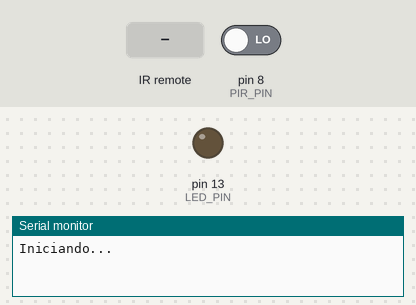
Bench run of a sketch on a simulated Arduino Uno, built with avr-gcc and run on an emulated ATmega328P. Parts: output pins drawn as LEDs (lit = HIGH), the last lines printed to the serial monitor. The inputs (shaded band) are chosen by the test bench; at power-on: pin 8 (PIR_PIN) LOW.

Above: at 1.2 s.
1.3 s: pin 8 (PIR_PIN) driven HIGH
At 2.2 s:
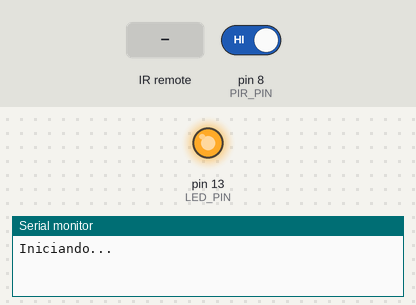
2.8 s: infrared code 0xE31CFF00 received
At 3.3 s:
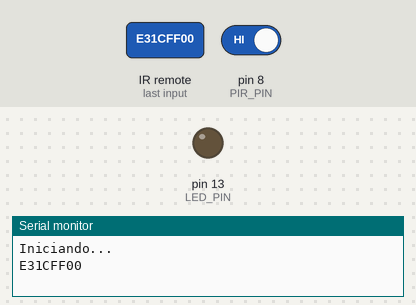
Timing chart, 0 to 5.8 s (numbered marks = the images above; inputs shaded):
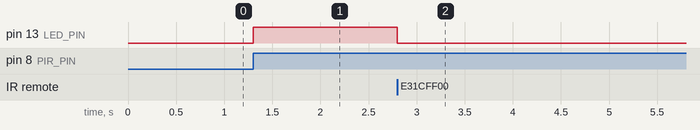

Measured:
- after the input at 1.3 s, pin 13 (LED_PIN): LOW → HIGH at once
- after the input at 2.8 s, pin 13 (LED_PIN): HIGH → LOW at once

The sketch:

sketch_apr27a.ino
```cpp
#include <IRremote.h>

#define PIR_PIN 8
#define IR_PIN 11
#define LED_PIN 13

#define BTN_OK 0xE31CFF00

bool luz_lig = false;
unsigned long ult_mov = 0;
const long temp_apag = 3000;
bool modo_man = false;

void setup() {
  Serial.begin(9600);
  pinMode(PIR_PIN, INPUT);
  pinMode(LED_PIN, OUTPUT);

  IrReceiver.begin(IR_PIN, ENABLE_LED_FEEDBACK);

  Serial.println("Iniciando...");
}

void loop() {
  if (IrReceiver.decode()) {
    unsigned long codigo = IrReceiver.decodedIRData.decodedRawData;

    Serial.println(codigo, HEX);

    if (codigo == BTN_OK) {
      modo_man = !modo_man;

      if (modo_man) {
        luz_lig = false;
        digitalWrite(LED_PIN, LOW);
      }
    }
    IrReceiver.resume();
  }

  if (!modo_man) {
    if (digitalRead(PIR_PIN) == HIGH) {
      ult_mov = millis();

      if (!luz_lig) {
        luz_lig = true;
        digitalWrite(LED_PIN, HIGH);
      }
    }

    if (luz_lig && (millis() - ult_mov >= temp_apag)) {
      luz_lig = false;
      digitalWrite(LED_PIN, LOW);
    }
  }
}
```
